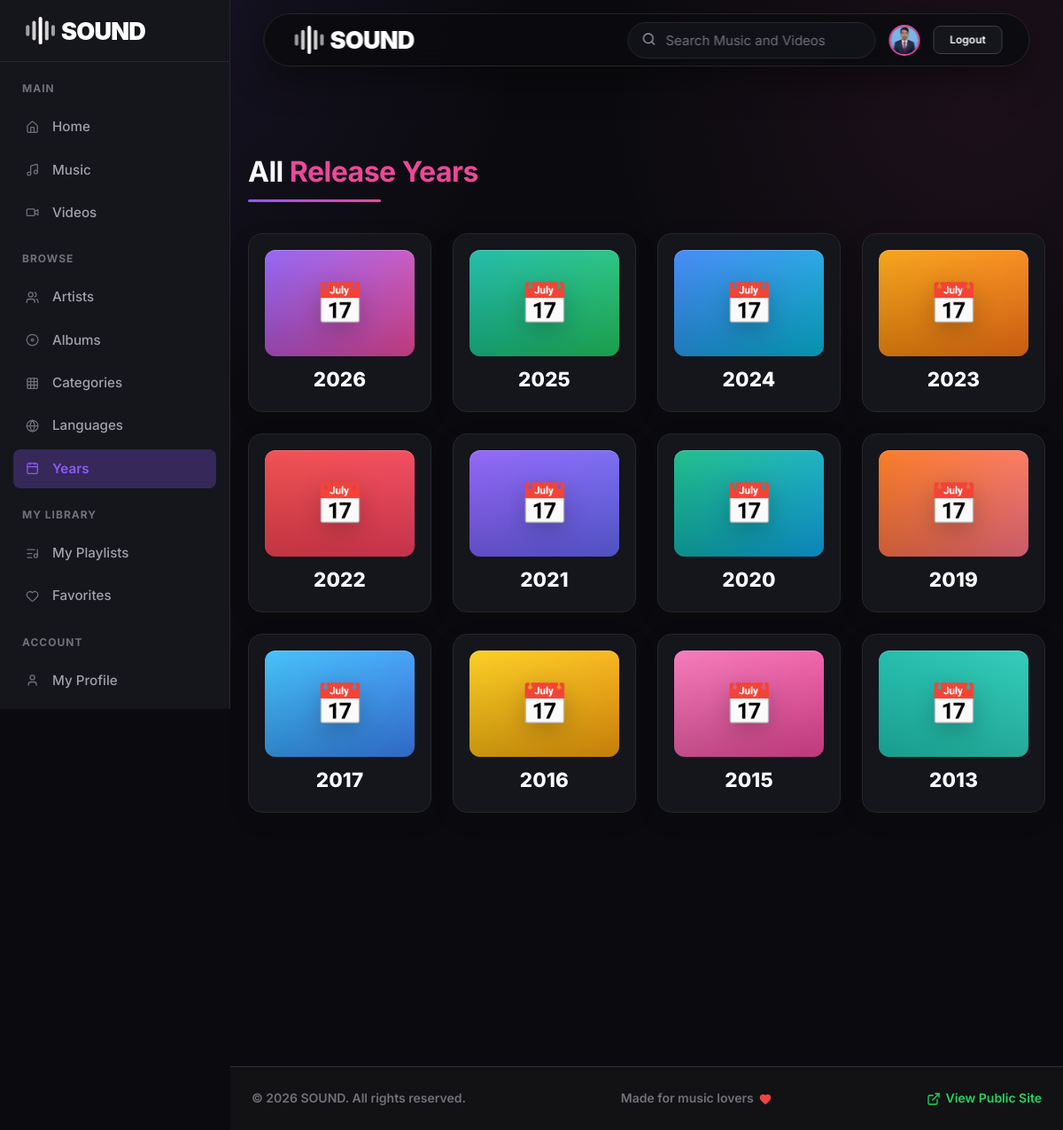
The app's page /user/years.php (signed in) with its own data.
### tables this page shows
CREATE TABLE `years` (
  `id` int(11) NOT NULL,
  `year_value` year(4) NOT NULL
);

### user/years.php (the view, shortened to what this page needs)
<?php
require_once "../config/db.php";
$years_query = mysqli_query($conn, "SELECT * FROM years ORDER BY year_value DESC");
$year_palette = [
    '2026' => ['#8b5cf6', '#ec4899'],
    '2025' => ['#14b8a6', '#22c55e'],
    '2024' => ['#3b82f6', '#06b6d4'],
    '2023' => ['#f59e0b', '#f97316'],
    '2022' => ['#ef4444', '#f43f5e'],
    '2021' => ['#8b5cf6', '#6366f1'],
    '2020' => ['#10b981', '#0ea5e9'],
    '2019' => ['#f97316', '#fb7185'],
    '2018' => ['#84cc16', '#22c55e'],
    '2017' => ['#38bdf8', '#3b82f6'],
    '2016' => ['#facc15', '#f59e0b'],
    '2015' => ['#f472b6', '#ec4899'],
    '2014' => ['#a78bfa', '#8b5cf6'],
    '2013' => ['#14b8a6', '#2dd4bf'],
    '2012' => ['#fb7185', '#f43f5e'],
    '2011' => ['#60a5fa', '#2563eb'],
    '2010' => ['#f59e0b', '#eab308'],
    '2009' => ['#22c55e', '#16a34a'],
    '2008' => ['#f97316', '#ef4444'],
    '2007' => ['#8b5cf6', '#a78bfa'],
];
?>
<!DOCTYPE html>
<html lang="en">
<head>
    <link rel="stylesheet" href="../assets/css/style.css?v=<?= time() ?>">
</head>
<body>
    <?php if (isset($_SESSION['user_id'])) {
        include '../includes/user_sidebar.php';
    } ?>
    <div class="<?php echo isset($_SESSION['user_id']) ? 'user-main-content main-wrapper' : 'main-wrapper'; ?>">
<div class="animated-bg"></div>
<?php include '../includes/navbar.php'; ?>
<div class="container" style="max-width: 1200px; margin: 40px auto; padding: 20px; min-height: 60vh;">
    <h2 class="section-header">All <span style="color: var(--accent-cyan);">Release Years</span></h2>
    <?php if (mysqli_num_rows($years_query) > 0): ?>
        <div class="media-grid" style="margin-top: 30px;">
            <?php while($year = mysqli_fetch_assoc($years_query)): ?>
                <?php
                    $year_value = trim((string) ($year['year_value'] ?? ''));
                    [$color_a, $color_b] = $year_palette[$year_value] ?? ['#8b5cf6', '#06b6d4'];
                ?>
                <a href="../music.php?year=<?php echo $year['id']; ?>" class="year-card fade-on-scroll">
                    <div class="year-art" style="background: linear-gradient(135deg, <?php echo $color_a; ?>, <?php echo $color_b; ?>);">
                        <span>📅</span>
                    </div>
                    <h3><?php echo htmlspecialchars($year_value); ?></h3>
                </a>
            <?php endwhile; ?>
        </div>
    <?php else: ?>
        <p style="color: var(--text-muted);">No years found.</p>
    <?php endif; ?>
</div>
<?php include '../includes/footer.php'; ?>
</div>
</body>
</html>

### includes/navbar.php (shortened to what this page needs)
<?php
$docRoot = realpath($_SERVER['DOCUMENT_ROOT']);
$projectRoot = realpath(__DIR__ . '/..');
$nav_base = str_replace($docRoot, '', $projectRoot);
$nav_base = str_replace('\\', '/', $nav_base) . '/';
?>
<nav class="navbar">
    <a href="<?php echo $nav_base; ?>index.php" class="logo"><img src="<?php echo $nav_base; ?>assets/images/sound-logo-white.svg" alt="SOUND Logo"></a>
    <div class="nav-controls">
        <?php if (isset($_SESSION['user_id'])):
            $nav_uid = $_SESSION['user_id'];
            $nav_tbl = ($_SESSION['role'] === 'admin') ? 'admins' : 'users';
            $nav_q = mysqli_query($conn, "SELECT profile_image, name FROM $nav_tbl WHERE id = '$nav_uid'");
            $nav_img = "";
            if ($nav_q && mysqli_num_rows($nav_q) > 0) {
                $nav_row = mysqli_fetch_assoc($nav_q);
                $nav_img = $nav_row['profile_image'];
            }
            $nav_dash_link = ($_SESSION['role'] === 'admin') ? 'admin/dashboard.php' : 'user/dashboard.php';
            $nav_img_path = ($_SESSION['role'] === 'admin') ? 'assets/uploads/profiles/' : 'uploads/users/';
        ?>
            <a href="<?php echo $nav_base . $nav_dash_link; ?>" class="nav-profile-link" style="display:flex; align-items:center; gap:8px; text-decoration:none; color:white;" title="Go to Dashboard">
                <?php if (!empty($nav_img)): ?>
                    <img src="<?php echo $nav_base . $nav_img_path . htmlspecialchars($nav_img); ?>" alt="Profile" style="width: 35px; height: 35px; border-radius: 50%; object-fit: cover; border: 2px solid var(--accent-cyan);">
                <?php endif; ?>
            </a>
            <a href="<?php echo $nav_base; ?>logout.php" class="btn btn-outline btn-sm">Logout</a>
        <?php else: ?>
            <a href="<?php echo $nav_base; ?>login.php" class="btn btn-outline btn-sm" style="padding: 5px 10px;">Login</a>
            <a href="<?php echo $nav_base; ?>register.php" class="btn btn-primary btn-sm" style="padding: 5px 10px;">Register</a>
        <?php endif; ?>
    </div>
    <div class="nav-actions">
        <form action="<?php echo $nav_base; ?>search.php" method="GET" style="display: flex; align-items: center;">
            <div style="position: relative; display: flex; align-items: center;">
                <input type="text" name="q" value="<?php echo htmlspecialchars($search_query ?? ''); ?>" placeholder="Search Music and Videos" required style="padding: 10px 20px 10px 42px; border-radius: 25px; border: 1px solid var(--border-color); background: var(--search-bg); color: var(--search-text); outline: none; width: 100%; max-width: 300px; font-family: inherit; font-size: 15px; transition: var(--transition);">
                <span style="position: absolute; left: 16px; color: var(--text-muted); font-size: 16px;"><i data-lucide="search"></i></span>
            </div>
        </form>
    </div>
</nav>

### user/years.php (style rules this page uses)
.year-card { background: var(--bg-card); border: 1px solid var(--border-color); border-radius: 16px; padding: 18px 18px 22px; text-align: center; text-decoration: none; color: var(--text-primary); transition: all 0.3s ease; display: flex; flex-direction: column; align-items: center; justify-content: center; gap: 12px; box-shadow: 0 8px 25px rgba(0,0,0,0.12); overflow: hidden; }
.year-art { width: 100%; height: 120px; border-radius: 12px; display: flex; align-items: center; justify-content: center; font-size: 2.8rem; box-shadow: inset 0 1px 0 rgba(255,255,255,0.2); background-size: cover; background-position: center; position: relative; overflow: hidden; }
.year-art::after { content: ""; position: absolute; inset: 0; background: linear-gradient(180deg, rgba(255,255,255,0.08), rgba(0,0,0,0.2)); }
.year-art span { position: relative; z-index: 1; filter: drop-shadow(0 8px 12px rgba(0,0,0,0.2)); }
.year-card h3 { margin: 0; font-size: 1.4rem; font-weight: 800; letter-spacing: 0.2px; }

### records on screen
years: year_value "2026"
years: year_value "2025"
years: year_value "2024"
years: year_value "2023"
years: year_value "2022"
years: year_value "2021"
years: year_value "2020"
years: year_value "2019"
years: year_value "2017"
years: year_value "2016"
years: year_value "2015"
years: year_value "2013"

### other values on screen
$footer_site_name "SOUND"
